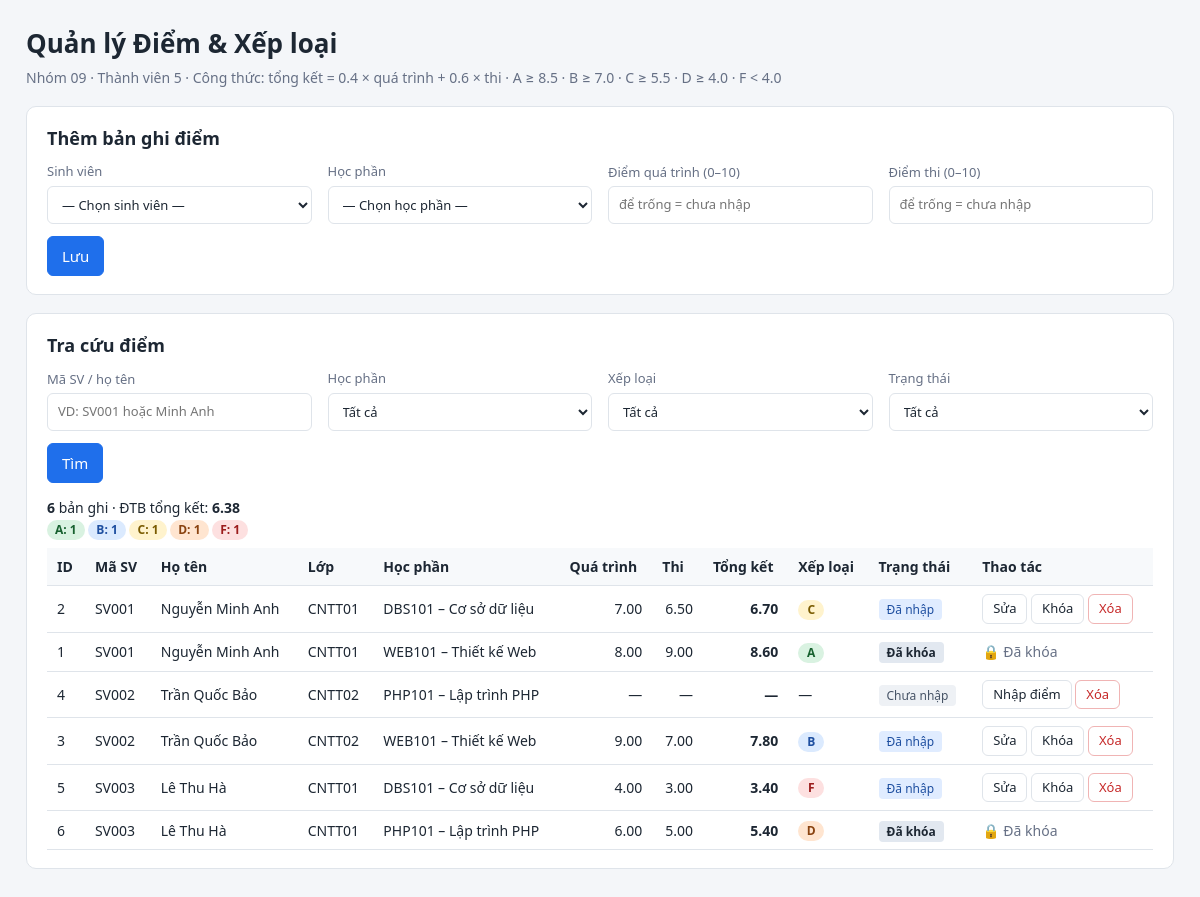
The page / on the database its author committed.
### tables this page shows
CREATE TABLE IF NOT EXISTS diem (
  id           INT UNSIGNED NOT NULL AUTO_INCREMENT,
  sinhvien_id  INT UNSIGNED NOT NULL,
  hocphan_id   INT UNSIGNED NOT NULL,
  diem_qt      DECIMAL(4,2) NULL,
  diem_thi     DECIMAL(4,2) NULL,
  diem_tk      DECIMAL(4,2) NULL,
  xep_loai     CHAR(1)      NULL,
  trang_thai   VARCHAR(10)  NOT NULL DEFAULT 'Chua_nhap',
  PRIMARY KEY (id),
  UNIQUE KEY uq_diem_sv_hp (sinhvien_id, hocphan_id),
  CONSTRAINT ck_diem_qt   CHECK (diem_qt  IS NULL OR (diem_qt  >= 0 AND diem_qt  <= 10)),
  CONSTRAINT ck_diem_thi  CHECK (diem_thi IS NULL OR (diem_thi >= 0 AND diem_thi <= 10)),
  CONSTRAINT ck_diem_tk   CHECK (diem_tk  IS NULL OR (diem_tk  >= 0 AND diem_tk  <= 10)),
  CONSTRAINT ck_diem_xep_loai   CHECK (xep_loai IS NULL OR xep_loai IN ('A','B','C','D','F')),
  CONSTRAINT ck_diem_trang_thai CHECK (trang_thai IN ('Chua_nhap','Da_nhap','Da_khoa')),
  CONSTRAINT fk_diem_sinhvien FOREIGN KEY (sinhvien_id) REFERENCES sinhvien (id)
    ON UPDATE CASCADE ON DELETE RESTRICT,
  CONSTRAINT fk_diem_hocphan FOREIGN KEY (hocphan_id) REFERENCES hocphan (id)
    ON UPDATE CASCADE ON DELETE RESTRICT
);

CREATE TABLE IF NOT EXISTS sinhvien (
  id         INT UNSIGNED NOT NULL AUTO_INCREMENT,
  ma_sv      VARCHAR(20)  NOT NULL,
  ho_ten     VARCHAR(120) NOT NULL,
  gioi_tinh  VARCHAR(10)  NOT NULL DEFAULT 'Nam',
  ngay_sinh  DATE         NULL,
  lop_id     INT UNSIGNED NOT NULL,
  PRIMARY KEY (id),
  UNIQUE KEY uq_sinhvien_ma_sv (ma_sv),
  CONSTRAINT fk_sinhvien_lop FOREIGN KEY (lop_id) REFERENCES lop (id)
    ON UPDATE CASCADE ON DELETE RESTRICT
);

CREATE TABLE IF NOT EXISTS lop (
  id        INT UNSIGNED NOT NULL AUTO_INCREMENT,
  ma_lop    VARCHAR(20)  NOT NULL,
  ten_lop   VARCHAR(100) NOT NULL,
  khoa_hoc  VARCHAR(20)  NOT NULL,
  PRIMARY KEY (id),
  UNIQUE KEY uq_lop_ma_lop (ma_lop)
);

CREATE TABLE IF NOT EXISTS hocphan (
  id          INT UNSIGNED NOT NULL AUTO_INCREMENT,
  ma_hp       VARCHAR(20)  NOT NULL,
  ten_hp      VARCHAR(120) NOT NULL,
  so_tin_chi  TINYINT UNSIGNED NOT NULL DEFAULT 3,
  PRIMARY KEY (id),
  UNIQUE KEY uq_hocphan_ma_hp (ma_hp),
  CONSTRAINT ck_hocphan_tin_chi CHECK (so_tin_chi > 0)
);

### src/functions.php (called while the page is built, shortened)
<?php
function e(mixed $value): string
{
    return htmlspecialchars((string)$value, ENT_QUOTES | ENT_SUBSTITUTE, 'UTF-8');
}
function hien_diem(mixed $v): string
{
    return $v === null ? '—' : number_format((float)$v, 2, '.', '');
}

### src/index.php (the view, shortened to what this page needs)
<?php
require_once __DIR__ . '/functions.php';
require_once is_file(__DIR__ . '/config.php') ? __DIR__ . '/config.php' : __DIR__ . '/config.example.php';
$old      = ['sinhvien_id' => '', 'hocphan_id' => '', 'diem_qt' => '', 'diem_thi' => ''];
$editRow  = null;
$editOld  = ['diem_qt' => '', 'diem_thi' => ''];
$q  = trim((string)($_GET['q'] ?? ''));
$sql = 'SELECT d.id, d.diem_qt, d.diem_thi, d.diem_tk, d.xep_loai, d.trang_thai,
               sv.ma_sv, sv.ho_ten, l.ma_lop, hp.ma_hp, hp.ten_hp, hp.so_tin_chi
          FROM diem d
          JOIN sinhvien sv ON sv.id = d.sinhvien_id
          JOIN hocphan  hp ON hp.id = d.hocphan_id
          LEFT JOIN lop l  ON l.id = sv.lop_id
         WHERE 1 = 1';
$params = [];
$sql .= ' ORDER BY sv.ma_sv, hp.ma_hp';
$stmt = $pdo->prepare($sql);
$stmt->execute($params);
$rows = $stmt->fetchAll();
$demXl = array_fill_keys(XEP_LOAI, 0);
$tong = 0.0; $soCoDiem = 0; $tongTc = 0; $tongTcDiem = 0.0; $svSet = [];
foreach ($rows as $r) {
    if ($r['xep_loai'] !== null) $demXl[$r['xep_loai']]++;
    if ($r['diem_tk'] !== null) {
        $tong += (float)$r['diem_tk'];
        $soCoDiem++;
    }
}
$dtbChung = $soCoDiem ? $tong / $soCoDiem : null;
$csrf = csrf_token();
?>
<!DOCTYPE html>
<html lang="vi">
<head>
  <link rel="stylesheet" href="style.css">
</head>
<body>
<main class="wrap">
  <header class="top">
    <h1>Quản lý Điểm &amp; Xếp loại</h1>
    <p>Nhóm 09 · Thành viên 5 · Công thức: tổng kết = <?= e(TRONG_SO_QT) ?> × quá trình + <?= e(TRONG_SO_THI) ?> × thi ·
       A ≥ 8.5 · B ≥ 7.0 · C ≥ 5.5 · D ≥ 4.0 · F &lt; 4.0</p>
  </header>
  <?php if ($editRow): ?>
  <section class="card">
    <h2><?= $editRow['trang_thai'] === 'Chua_nhap' ? 'Nhập điểm' : 'Sửa điểm' ?></h2>
    <p class="muted"><?= e($editRow['ma_sv']) ?> – <?= e($editRow['ho_ten']) ?> · <?= e($editRow['ma_hp']) ?> – <?= e($editRow['ten_hp']) ?>
       · Trạng thái: <?= e(TRANG_THAI[$editRow['trang_thai']]) ?></p>
    <form method="post" action="index.php" class="grid">
      <input type="hidden" name="csrf" value="<?= e($csrf) ?>">
      <input type="hidden" name="action" value="update">
      <input type="hidden" name="id" value="<?= e($editRow['id']) ?>">
      <label>Điểm quá trình (0–10)
        <input type="text" name="diem_qt" inputmode="decimal" value="<?= e($editOld['diem_qt']) ?>" required></label>
      <label>Điểm thi (0–10)
        <input type="text" name="diem_thi" inputmode="decimal" value="<?= e($editOld['diem_thi']) ?>" required></label>
      <div class="actions">
        <button type="submit" class="btn primary">Lưu thay đổi</button>
        <a class="btn" href="index.php">Hủy sửa</a>
      </div>
    </form>
  </section>
  <?php else: ?>
  <section class="card">
    <h2>Thêm bản ghi điểm</h2>
    <form method="post" action="index.php" class="grid">
      <label>Sinh viên
        <select name="sinhvien_id" required>
          <option value="">— Chọn sinh viên —</option>
        </select></label>
      <label>Học phần
        <select name="hocphan_id" required>
          <option value="">— Chọn học phần —</option>
        </select></label>
      <label>Điểm quá trình (0–10)
        <input type="text" name="diem_qt" inputmode="decimal" value="<?= e($old['diem_qt']) ?>" placeholder="để trống = chưa nhập"></label>
      <label>Điểm thi (0–10)
        <input type="text" name="diem_thi" inputmode="decimal" value="<?= e($old['diem_thi']) ?>" placeholder="để trống = chưa nhập"></label>
      <div class="actions"><button type="submit" class="btn primary">Lưu</button></div>
    </form>
  </section>
  <?php endif; ?>
  <section class="card">
    <h2>Tra cứu điểm</h2>
    <form method="get" action="index.php" class="grid filters">
      <label>Mã SV / họ tên
        <input type="text" name="q" value="<?= e($q) ?>" placeholder="VD: SV001 hoặc Minh Anh"></label>
      <label>Học phần
        <select name="hp">
          <option value="">Tất cả</option>
        </select></label>
      <label>Xếp loại
        <select name="xl">
          <option value="">Tất cả</option>
        </select></label>
      <label>Trạng thái
        <select name="tt">
          <option value="">Tất cả</option>
        </select></label>
      <div class="actions">
        <button type="submit" class="btn primary">Tìm</button>
      </div>
    </form>
    <p class="stats">
      <strong><?= count($rows) ?></strong> bản ghi
      <?php if ($dtbChung !== null): ?>· ĐTB tổng kết: <strong><?= e(number_format($dtbChung, 2, '.', '')) ?></strong><?php endif; ?>
      <br>
      <?php foreach ($demXl as $x => $n): ?><span class="chip xl-<?= e($x) ?>"><?= e($x) ?>: <?= $n ?></span> <?php endforeach; ?>
    </p>
    <div class="table-wrap">
    <table>
      <thead>
        <tr><th>ID</th><th>Mã SV</th><th>Họ tên</th><th>Lớp</th><th>Học phần</th>
            <th>Quá trình</th><th>Thi</th><th>Tổng kết</th><th>Xếp loại</th><th>Trạng thái</th><th>Thao tác</th></tr>
      </thead>
      <tbody>
      <?php foreach ($rows as $r): ?>
        <tr>
          <td><?= e($r['id']) ?></td>
          <td><?= e($r['ma_sv']) ?></td>
          <td><?= e($r['ho_ten']) ?></td>
          <td><?= e($r['ma_lop'] ?? '') ?></td>
          <td><?= e($r['ma_hp']) ?> – <?= e($r['ten_hp']) ?></td>
          <td class="num"><?= e(hien_diem($r['diem_qt'])) ?></td>
          <td class="num"><?= e(hien_diem($r['diem_thi'])) ?></td>
          <td class="num"><strong><?= e(hien_diem($r['diem_tk'])) ?></strong></td>
          <td><?php if ($r['xep_loai'] !== null): ?><span class="chip xl-<?= e($r['xep_loai']) ?>"><?= e($r['xep_loai']) ?></span><?php else: ?>—<?php endif; ?></td>
          <td><span class="st st-<?= e($r['trang_thai']) ?>"><?= e(TRANG_THAI[$r['trang_thai']] ?? $r['trang_thai']) ?></span></td>
          <td class="ops">
            <?php if ($r['trang_thai'] !== 'Da_khoa'): ?>
              <a class="btn sm" href="index.php?edit=<?= e($r['id']) ?>"><?= $r['trang_thai'] === 'Chua_nhap' ? 'Nhập điểm' : 'Sửa' ?></a>
            <?php endif; ?>
            <?php if ($r['trang_thai'] === 'Da_nhap'): ?>
              <form method="post" action="index.php" class="inline"
                    onsubmit="return confirm('Khóa điểm này? Sau khi khóa sẽ không thể sửa hoặc xóa.');">
                <button type="submit" class="btn sm">Khóa</button>
              </form>
            <?php endif; ?>
            <?php if ($r['trang_thai'] !== 'Da_khoa'): ?>
              <form method="post" action="index.php" class="inline"
                    onsubmit="return confirm('Xóa bản ghi điểm này? Thao tác không thể hoàn tác.');">
                <button type="submit" class="btn sm danger">Xóa</button>
              </form>
            <?php else: ?>
              <span class="muted">🔒 Đã khóa</span>
            <?php endif; ?>
          </td>
        </tr>
      <?php endforeach; ?>
      </tbody>
    </table>
    </div>
  </section>
</main>
</body>
</html>

### src/style.css (style rules this page uses)
:root { --bg: #f4f6f9; --card: #fff; --text: #1d2733; --muted: #667085; --line: #dfe4ea; --primary: #1f6feb; --danger: #c62828; --ok-bg: #e7f6ec; --ok: #1b6e3a; --err-bg: #fdecec; }
* { box-sizing: border-box; }
body { margin: 0; background: var(--bg); color: var(--text); font: 15px/1.5 system-ui, -apple-system, "Segoe UI", Roboto, sans-serif; }
.wrap { max-width: 1180px; margin: 0 auto; padding: 24px 16px 48px; }
.top h1 { margin: 0 0 4px; font-size: 26px; }
.top p, .muted { color: var(--muted); margin: 0; font-size: 14px; }
.card { background: var(--card); border: 1px solid var(--line); border-radius: 10px; padding: 18px 20px; margin-top: 18px; }
.card h2 { margin: 0 0 10px; font-size: 18px; }
.grid { display: grid; grid-template-columns: repeat(auto-fit, minmax(210px, 1fr)); gap: 12px 16px; align-items: end; }
label { display: flex; flex-direction: column; gap: 4px; font-size: 13px; color: var(--muted); }
input[type=text], select { padding: 8px 10px; border: 1px solid var(--line); border-radius: 6px; font: inherit; color: var(--text); background: #fff; }
.actions { display: flex; gap: 8px; align-items: center; }
.btn { display: inline-block; padding: 8px 14px; border: 1px solid var(--line); border-radius: 6px; background: #fff; color: var(--text); font: inherit; cursor: pointer; text-decoration: none; }
.btn.primary { background: var(--primary); border-color: var(--primary); color: #fff; }
.btn.danger { color: var(--danger); border-color: #f0b4b4; }
.btn.sm { padding: 4px 10px; font-size: 13px; }
.stats { margin: 14px 0 8px; font-size: 14px; }
.table-wrap { overflow-x: auto; }
table { width: 100%; border-collapse: collapse; font-size: 14px; }
th, td { padding: 8px 10px; border-bottom: 1px solid var(--line); text-align: left; vertical-align: middle; }
th { background: #f7f9fb; font-weight: 600; white-space: nowrap; }
td.num { text-align: right; font-variant-numeric: tabular-nums; }
td.ops { white-space: nowrap; }
form.inline { display: inline; }
.chip { display: inline-block; min-width: 26px; padding: 1px 8px; border-radius: 999px; font-size: 12px; font-weight: 600; text-align: center; background: #eef1f5; }
.xl-A { background: #d9f2e1; color: #17612f; }
.xl-B { background: #dbeafe; color: #1e4fa0; }
.xl-C { background: #fff3cd; color: #7a5b00; }
.xl-D { background: #ffe5d0; color: #8a4310; }
.xl-F { background: #fde0e0; color: #9b1c1c; }
.st { font-size: 12px; padding: 2px 8px; border-radius: 4px; background: #eef1f5; white-space: nowrap; }
.st-Chua_nhap { background: #eef1f5; color: #475467; }
.st-Da_nhap { background: #e0ecff; color: #1e4fa0; }
.st-Da_khoa { background: #e2e8f0; color: #1d2733; font-weight: 600; }

### rows shown on the page
diem: id "2", sinhvien.ma_sv "SV001", sinhvien.ho_ten "Nguyễn Minh Anh", lop.ma_lop "CNTT01", hocphan.ma_hp "DBS101", hocphan.ten_hp "Cơ sở dữ liệu", diem_qt "7.00", diem_thi "6.50", diem_tk "6.70", xep_loai "C", trang_thai "Đã nhập", shows "Sửa"
diem: id "1", sinhvien.ma_sv "SV001", sinhvien.ho_ten "Nguyễn Minh Anh", lop.ma_lop "CNTT01", hocphan.ma_hp "WEB101", hocphan.ten_hp "Thiết kế Web", diem_qt "8.00", diem_thi "9.00", diem_tk "8.60", xep_loai "A", trang_thai "Đã khóa", shows "🔒 Đã khóa"
diem: id "4", sinhvien.ma_sv "SV002", sinhvien.ho_ten "Trần Quốc Bảo", lop.ma_lop "CNTT02", hocphan.ma_hp "PHP101", hocphan.ten_hp "Lập trình PHP", diem_qt "—", diem_thi "—", diem_tk "—", trang_thai "Chưa nhập", shows "Nhập điểm"
diem: id "3", sinhvien.ma_sv "SV002", sinhvien.ho_ten "Trần Quốc Bảo", lop.ma_lop "CNTT02", hocphan.ma_hp "WEB101", hocphan.ten_hp "Thiết kế Web", diem_qt "9.00", diem_thi "7.00", diem_tk "7.80", xep_loai "B", trang_thai "Đã nhập", shows "Sửa"
diem: id "5", sinhvien.ma_sv "SV003", sinhvien.ho_ten "Lê Thu Hà", lop.ma_lop "CNTT01", hocphan.ma_hp "DBS101", hocphan.ten_hp "Cơ sở dữ liệu", diem_qt "4.00", diem_thi "3.00", diem_tk "3.40", xep_loai "F", trang_thai "Đã nhập", shows "Sửa"
diem: id "6", sinhvien.ma_sv "SV003", sinhvien.ho_ten "Lê Thu Hà", lop.ma_lop "CNTT01", hocphan.ma_hp "PHP101", hocphan.ten_hp "Lập trình PHP", diem_qt "6.00", diem_thi "5.00", diem_tk "5.40", xep_loai "D", trang_thai "Đã khóa", shows "🔒 Đã khóa"

### other values the page prints
TRONG_SO_QT "0.4"
TRONG_SO_THI "0.6"
count($rows) "6"
$dtbChung "6.38"
$x "A"
$n "1"
$x "B"
$x "C"
$x "D"
$x "F"
